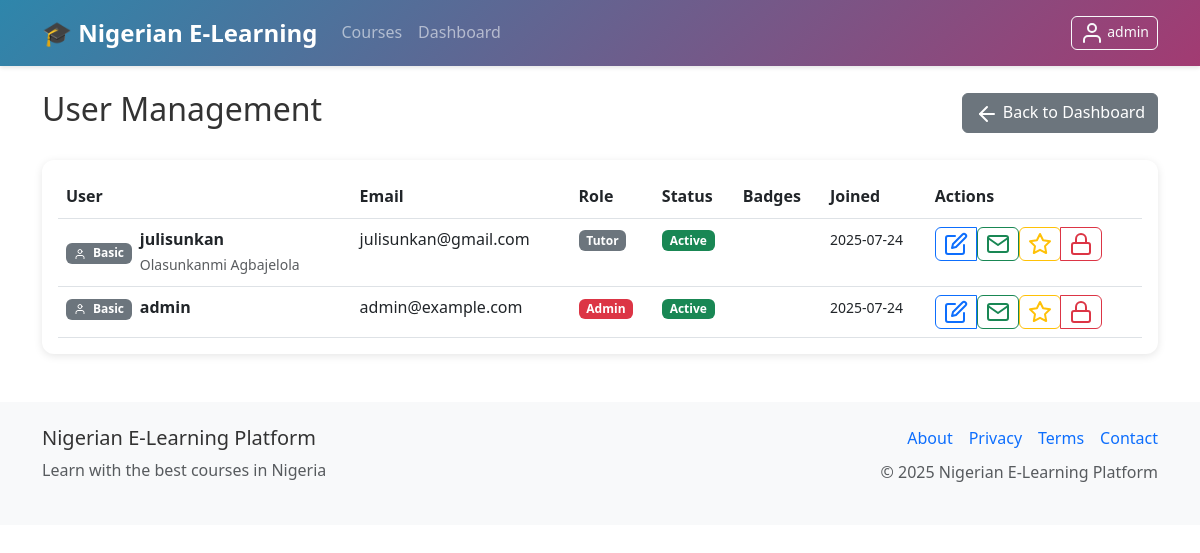
Before: /admin/users (signed in) with the older database file.
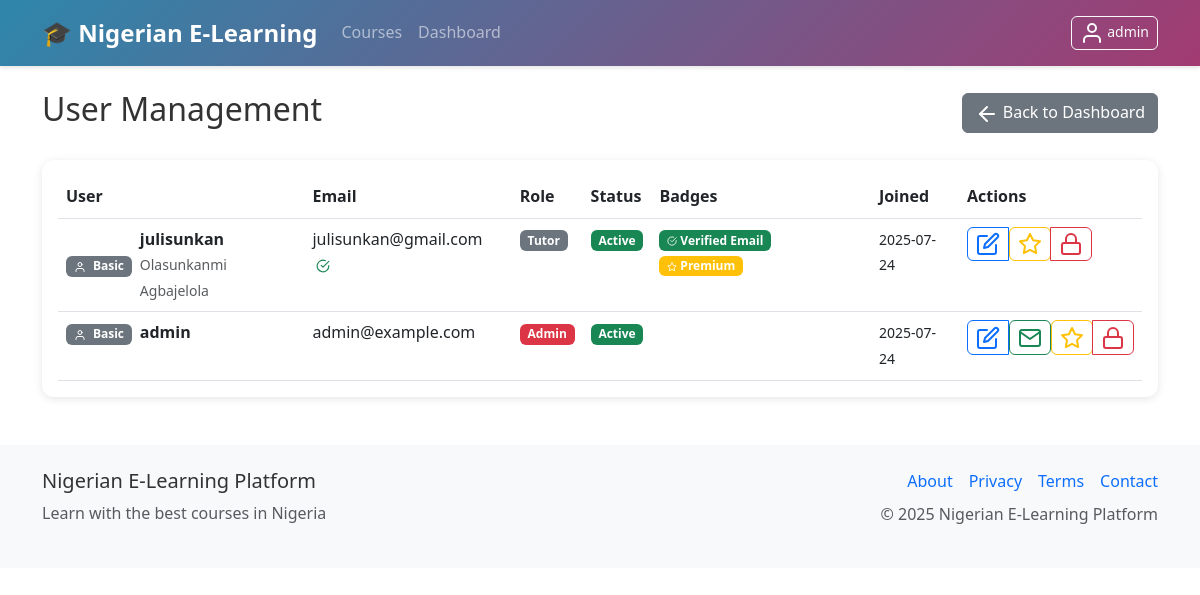
After: the same page with the newer database file.
### models.py (models this page shows, shortened)
class User(UserMixin, db.Model):
    id = db.Column(db.Integer, primary_key=True)
    username = db.Column(db.String(80), unique=True, nullable=False)
    email = db.Column(db.String(120), unique=True, nullable=False)
    password_hash = db.Column(db.String(256), nullable=False)
    role = db.Column(db.String(20), nullable=False, default='student')  # admin, instructor, tutor, student
    first_name = db.Column(db.String(50))
    last_name = db.Column(db.String(50))
    active = db.Column(db.Boolean, default=True)
    banned = db.Column(db.Boolean, default=False)
    ban_reason = db.Column(db.Text)
    email_verified = db.Column(db.Boolean, default=False)
    verification_token = db.Column(db.String(100))
    password_reset_token = db.Column(db.String(100))
    password_reset_expires = db.Column(db.DateTime)
    email_verification_token = db.Column(db.String(100))
    email_verification_expires = db.Column(db.DateTime)
    premium_user = db.Column(db.Boolean, default=False)
    instructor_verified = db.Column(db.Boolean, default=False)
    badge_level = db.Column(db.String(20), default='basic')  # basic, bronze, silver, gold, premium
    wallet_balance = db.Column(db.Float, default=0.0)
    created_at = db.Column(db.DateTime, default=datetime.utcnow)
    last_login = db.Column(db.DateTime)
    courses_created = db.relationship('Course', foreign_keys='Course.instructor_id', backref='instructor', lazy='dynamic')
    enrollments = db.relationship('Enrollment', backref='student', lazy='dynamic')
    payments = db.relationship('Payment', backref='user', lazy='dynamic')
    wallet_transactions = db.relationship('WalletTransaction', backref='user', lazy='dynamic')
    quiz_attempts = db.relationship('QuizAttempt', backref='user', lazy='dynamic')
    assignment_submissions = db.relationship('AssignmentSubmission', backref='user', lazy='dynamic')
    course_credits = db.relationship('CourseCredit', backref='student_credit', lazy='dynamic')
    withdrawal_requests = db.relationship('WithdrawalRequest', foreign_keys='WithdrawalRequest.tutor_id', backref='tutor', lazy='dynamic')
    @property
    def is_active(self):
        return bool(self.active and not self.banned)
    def get_badge_info(self):
        badges = {
            'basic': {'name': 'Basic', 'color': 'secondary', 'icon': 'user'},
            'bronze': {'name': 'Bronze', 'color': 'warning', 'icon': 'award'},
            'silver': {'name': 'Silver', 'color': 'info', 'icon': 'star'},
            'gold': {'name': 'Gold', 'color': 'warning', 'icon': 'crown'},
            'premium': {'name': 'Premium', 'color': 'success', 'icon': 'zap'}
        }
        return badges.get(self.badge_level, badges['basic'])
    def get_verification_badges(self):
        badges = []
        if self.email_verified:
            badges.append({'name': 'Verified Email', 'color': 'success', 'icon': 'check-circle'})
        if self.instructor_verified and self.role in ['instructor', 'tutor']:
            badge_name = 'Verified Instructor' if self.role == 'instructor' else 'Verified Tutor'
            badges.append({'name': badge_name, 'color': 'primary', 'icon': 'book'})
        if self.premium_user:
            badges.append({'name': 'Premium', 'color': 'warning', 'icon': 'star'})
        return badges

### routes.py (the view)
@app.route('/admin/users')
@login_required
@admin_required
def manage_users():
    users = User.query.order_by(User.created_at.desc()).all()
    return render_template('admin/users.html', users=users)

### app.py (called while the page is built)
@login_manager.user_loader
def load_user(user_id):
    from models import User
    return User.query.get(int(user_id))

### routes.py (called while the page is built)
@app.context_processor
def inject_settings():
    settings = SystemSettings.query.first()
    return dict(settings=settings)

### utils.py (called while the page is built)
def admin_required(f):
    @wraps(f)
    def decorated_function(*args, **kwargs):
        if not current_user.is_authenticated or current_user.role != 'admin':
            flash('Admin access required', 'danger')
            return redirect(url_for('dashboard'))
        return f(*args, **kwargs)
    return decorated_function

### templates/admin/users.html (shortened to what the changed rows need)
{% extends "base.html" %}
{% block content %}
<div class="d-flex justify-content-between align-items-center mb-4">
    <h2>User Management</h2>
</div>
<div class="card">
    <div class="card-body">
        <div class="table-responsive">
            <table class="table table-hover">
                <thead>
                    <tr>
                        <th>User</th>
                        <th>Email</th>
                        <th>Role</th>
                        <th>Status</th>
                        <th>Badges</th>
                        <th>Joined</th>
                        <th>Actions</th>
                    </tr>
                </thead>
                <tbody>
                    {% for user in users %}
                    <tr class="{% if user.is_banned %}table-danger{% elif not user.is_active %}table-warning{% endif %}">
                        <td>
                            <div class="d-flex align-items-center">
                                <div class="me-2">
                                    {% set badge_info = user.get_badge_info() %}
                                    <span class="badge bg-{{ badge_info.color }}">
                                        <i data-feather="{{ badge_info.icon }}" class="me-1" style="width: 12px; height: 12px;"></i>
                                        {{ badge_info.name }}
                                    </span>
                                </div>
                                <div>
                                    <strong>{{ user.username }}</strong>
                                    {% if user.first_name or user.last_name %}
                                    <br><small class="text-muted">{{ user.first_name }} {{ user.last_name }}</small>
                                    {% endif %}
                                </div>
                            </div>
                        </td>
                        <td>
                            {{ user.email }}
                            {% if user.email_verified %}
                            <i data-feather="check-circle" class="text-success ms-1" style="width: 14px; height: 14px;" title="Email Verified"></i>
                            {% endif %}
                        </td>
                        <td>
                            <span class="badge bg-{% if user.role == 'admin' %}danger{% elif user.role == 'instructor' %}primary{% else %}secondary{% endif %}">
                                {{ user.role.title() }}
                            </span>
                        </td>
                        <td>
                            {% if user.is_banned %}
                            <span class="badge bg-danger">Banned</span>
                            {% if user.ban_reason %}
                            <br><small class="text-muted">{{ user.ban_reason[:30] }}...</small>
                            {% endif %}
                            {% elif not user.is_active %}
                            <span class="badge bg-warning">Inactive</span>
                            {% else %}
                            <span class="badge bg-success">Active</span>
                            {% endif %}
                        </td>
                        <td>
                            {% for badge in user.get_verification_badges() %}
                            <span class="badge bg-{{ badge.color }} me-1">
                                <i data-feather="{{ badge.icon }}" style="width: 10px; height: 10px;"></i>
                                {{ badge.name }}
                            </span>
                            {% endfor %}
                        </td>
                        <td>
                            <small>{{ user.created_at.strftime('%Y-%m-%d') }}</small>
                        </td>
                        <td>
                            <div class="btn-group" role="group">
                                <a href="{{ url_for('edit_user', user_id=user.id) }}" class="btn btn-sm btn-outline-primary" title="Edit User">
                                    <i data-feather="edit"></i>
                                </a>
                                {% if not user.email_verified %}
                                <form method="POST" action="{{ url_for('verify_user_email', user_id=user.id) }}" style="display: inline;">
                                    <button type="submit" class="btn btn-sm btn-outline-success" title="Verify Email">
                                        <i data-feather="mail"></i>
                                    </button>
                                </form>
                                {% endif %}
                                <form method="POST" action="{{ url_for('toggle_premium', user_id=user.id) }}" style="display: inline;">
                                    <button type="submit" class="btn btn-sm btn-outline-warning" title="Toggle Premium">
                                        <i data-feather="{% if user.premium_user %}star{% else %}star{% endif %}"></i>
                                    </button>
                                </form>
                                {% if user.is_banned %}
                                <form method="POST" action="{{ url_for('unban_user', user_id=user.id) }}" style="display: inline;">
                                    <button type="submit" class="btn btn-sm btn-outline-success" title="Unban User">
                                        <i data-feather="unlock"></i>
                                    </button>
                                </form>
                                {% else %}
                                <button type="button" class="btn btn-sm btn-outline-danger" title="Ban User"
                                        data-bs-toggle="modal" data-bs-target="#banModal"
                                        data-user-id="{{ user.id }}" data-username="{{ user.username }}">
                                    <i data-feather="lock"></i>
                                </button>
                                {% endif %}
                            </div>
                        </td>
                    </tr>
                    {% endfor %}
                </tbody>
            </table>
        </div>
    </div>
</div>
{% endblock %}

Changed rows visible on the page:
changed User "julisunkan": email_verified False → True (drawn)
Other visible differences:
new list line: "Verified Email"
new list line: "Premium"
